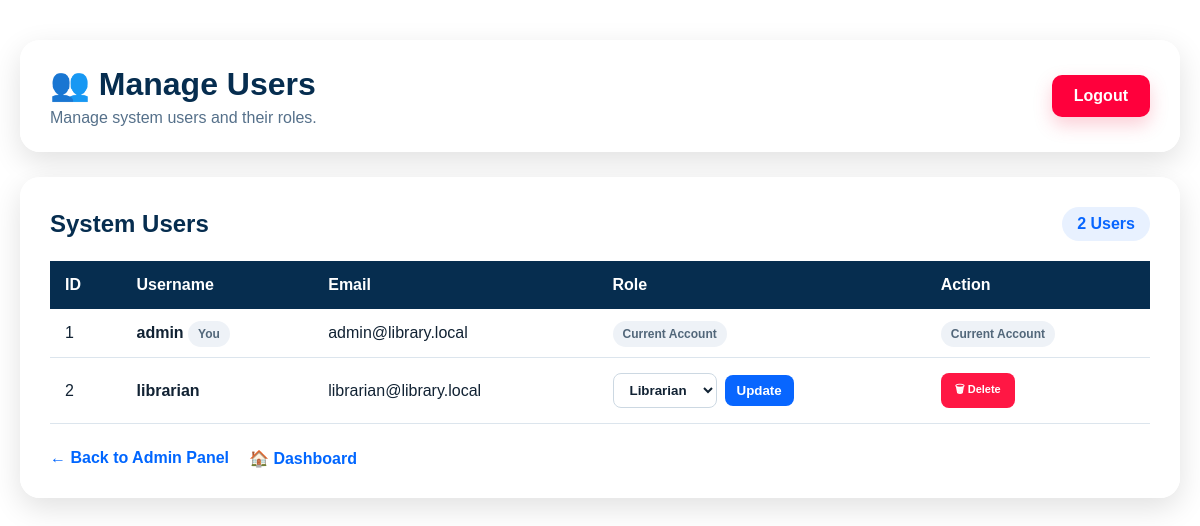
The page /admin/users.php (signed in) on the database its author committed.
### tables this page shows
CREATE TABLE users (
    id INT UNSIGNED NOT NULL AUTO_INCREMENT,
    username VARCHAR(100) NOT NULL,
    email VARCHAR(255) NOT NULL,
    password VARCHAR(255) NOT NULL,
    role ENUM('admin','librarian','student') NOT NULL DEFAULT 'student',
    created_at TIMESTAMP NOT NULL DEFAULT CURRENT_TIMESTAMP,
    PRIMARY KEY (id),
    UNIQUE KEY uq_users_username (username),
    UNIQUE KEY uq_users_email (email)
);

### admin/users.php (the view, shortened to what this page needs)
<?php
require_once "../config/activity_logs.php";
$current_username = trim($_SESSION["username"] ?? "");
$users = $conn->query(
    "SELECT id, username, email, role
     FROM users
     ORDER BY id ASC"
);
?>
<!DOCTYPE html>
<html lang="en">
<head>
    <link
        rel="stylesheet"
        href="../css/style.css"
    >
</head>
<body>
<div class="admin-page">
    <div class="admin-header">
        <div>
            <h1>
                👥 Manage Users
            </h1>
            <p>
                Manage system users and their roles.
            </p>
        </div>
        <a
            href="../logout.php"
            class="logout-btn"
        >
            Logout
        </a>
    </div>
    <div class="users-card">
        <div class="users-title">
            <h2>
                System Users
            </h2>
            <span class="user-count">
                <?php echo $users->num_rows; ?>
                Users
            </span>
        </div>
        <div class="users-table-wrapper">
            <table class="users-table">
                <thead>
                    <tr>
                        <th>ID</th>
                        <th>Username</th>
                        <th>Email</th>
                        <th>Role</th>
                        <th>Action</th>
                    </tr>
                </thead>
                <tbody>
                <?php if ($users->num_rows > 0) { ?>
                    <?php while ($user = $users->fetch_assoc()) { ?>
                        <tr>
                            <td>
                                <?php
                                echo (int)$user["id"];
                                ?>
                            </td>
                            <td>
                                <strong>
                                    <?php
                                    echo htmlspecialchars(
                                        $user["username"],
                                        ENT_QUOTES,
                                        "UTF-8"
                                    );
                                    ?>
                                </strong>
                                <?php
                                if (
                                    $user["username"]
                                    === $current_username
                                ) {
                                ?>
                                    <span class="you-badge">
                                        You
                                    </span>
                                <?php } ?>
                            </td>
                            <td>
                                <?php
                                echo htmlspecialchars(
                                    $user["email"],
                                    ENT_QUOTES,
                                    "UTF-8"
                                );
                                ?>
                            </td>
                            <td>
                                <?php
                                if (
                                    $user["username"]
                                    === $current_username
                                ) {
                                ?>
                                    <span class="you-badge">
                                        Current Account
                                    </span>
                                <?php } else { ?>
                                    <form
                                        method="POST"
                                        class="role-form"
                                    >
                                        <select
                                            name="role"
                                            class="role-select"
                                        >
                                            <option
                                                value="librarian"
                                                <?php
                                                echo $user["role"]
                                                    === "librarian"
                                                    ? "selected"
                                                    : "";
                                                ?>
                                            >
                                                Librarian
                                            </option>
                                        </select>
                                        <button
                                            type="submit"
                                            class="update-btn"
                                        >
                                            Update
                                        </button>
                                    </form>
                                <?php } ?>
                            </td>
                            <td>
                                <?php
                                if (
                                    $user["username"]
                                    === $current_username
                                ) {
                                ?>
                                    <span class="you-badge">
                                        Current Account
                                    </span>
                                <?php } else { ?>
                                    <form
                                        method="POST"
                                        style="display:inline;"
                                        onsubmit="return confirm(
                                            'Are you sure you want to delete this user?'
                                        );"
                                    >
                                        <button
                                            type="submit"
                                            class="delete-btn"
                                        >
                                            🗑 Delete
                                        </button>
                                    </form>
                                <?php } ?>
                            </td>
                        </tr>
                    <?php } ?>
                <?php } ?>
                </tbody>
            </table>
        </div>
        <div class="page-links">
            <a href="index.php">
                ← Back to Admin Panel
            </a>
            <a href="../dashboard.php">
                🏠 Dashboard
            </a>
        </div>
    </div>
</div>
</body>
</html>

### css/style.css (style rules this page uses)
* { margin: 0; padding: 0; box-sizing: border-box; }
html { scroll-behavior: smooth; }
body { font-family: Arial, Helvetica, sans-serif; color: #0f172a; min-height: 100vh; background-image: url("../images/library-bg.png"); background-size: cover; background-position: center; background-attachment: fixed; background-repeat: no-repeat; }
a { text-decoration: none; }
.logout-btn { padding: 11px 20px; border-radius: 9px; background: linear-gradient( 135deg, #fb1745, #ff214e ); color: white; font-weight: bold; box-shadow: 0 8px 18px rgba(244, 63, 94, 0.25); transition: 0.2s; }
.edit-btn, .delete-btn { display: inline-block; padding: 7px 11px; margin-right: 5px; border-radius: 7px; font-size: 11px; font-weight: bold; transition: 0.2s; }
.delete-btn { background: #fee2e2; color: #dc2626; }

### admin/users.php (style rules this page uses)
.admin-page { max-width: 1200px; margin: 40px auto; padding: 0 20px; }
.admin-header { background: rgba(255,255,255,0.95); padding: 25px 30px; border-radius: 20px; display: flex; justify-content: space-between; align-items: center; box-shadow: 0 10px 30px rgba(0,0,0,0.12); margin-bottom: 25px; }
.admin-header h1 { margin: 0; color: #062d4f; }
.admin-header p { margin: 6px 0 0; color: #55708a; }
.logout-btn { background: #ff003c; color: white; padding: 12px 22px; border-radius: 10px; text-decoration: none; font-weight: bold; }
.users-card { background: rgba(255,255,255,0.96); padding: 30px; border-radius: 20px; box-shadow: 0 10px 30px rgba(0,0,0,0.12); }
.users-title { display: flex; justify-content: space-between; align-items: center; margin-bottom: 20px; }
.users-title h2 { margin: 0; color: #062d4f; }
.user-count { background: #e8f1ff; color: #0866ff; padding: 8px 15px; border-radius: 20px; font-weight: bold; }
.users-table-wrapper { overflow-x: auto; }
.users-table { width: 100%; border-collapse: collapse; }
.users-table th { background: #062d4f; color: white; padding: 15px; text-align: left; }
.users-table td { padding: 15px; border-bottom: 1px solid #dce5ed; color: #123; }
.role-form { display: flex; align-items: center; gap: 8px; }
.role-select { padding: 8px 12px; border: 1px solid #ccd8e2; border-radius: 8px; background: white; color: #123; font-weight: bold; cursor: pointer; }
.update-btn { border: none; background: #0866ff; color: white; padding: 8px 12px; border-radius: 8px; cursor: pointer; font-weight: bold; }
.delete-btn { border: none; background: #ff1744; color: white; padding: 8px 14px; border-radius: 8px; cursor: pointer; font-weight: bold; }
.you-badge { background: #eef2f7; color: #52677a; padding: 6px 10px; border-radius: 15px; font-size: 12px; font-weight: bold; }
.page-links { margin-top: 25px; display: flex; gap: 20px; }
.page-links a { color: #0066ff; text-decoration: none; font-weight: bold; }

### rows shown on the page
users: id "1", username "admin", shows "You", email "admin@library.local", shows "Current Account"
users: id "2", username "librarian", email "librarian@library.local", role "Librarian"

### other values the page prints
$users->num_rows "2"
